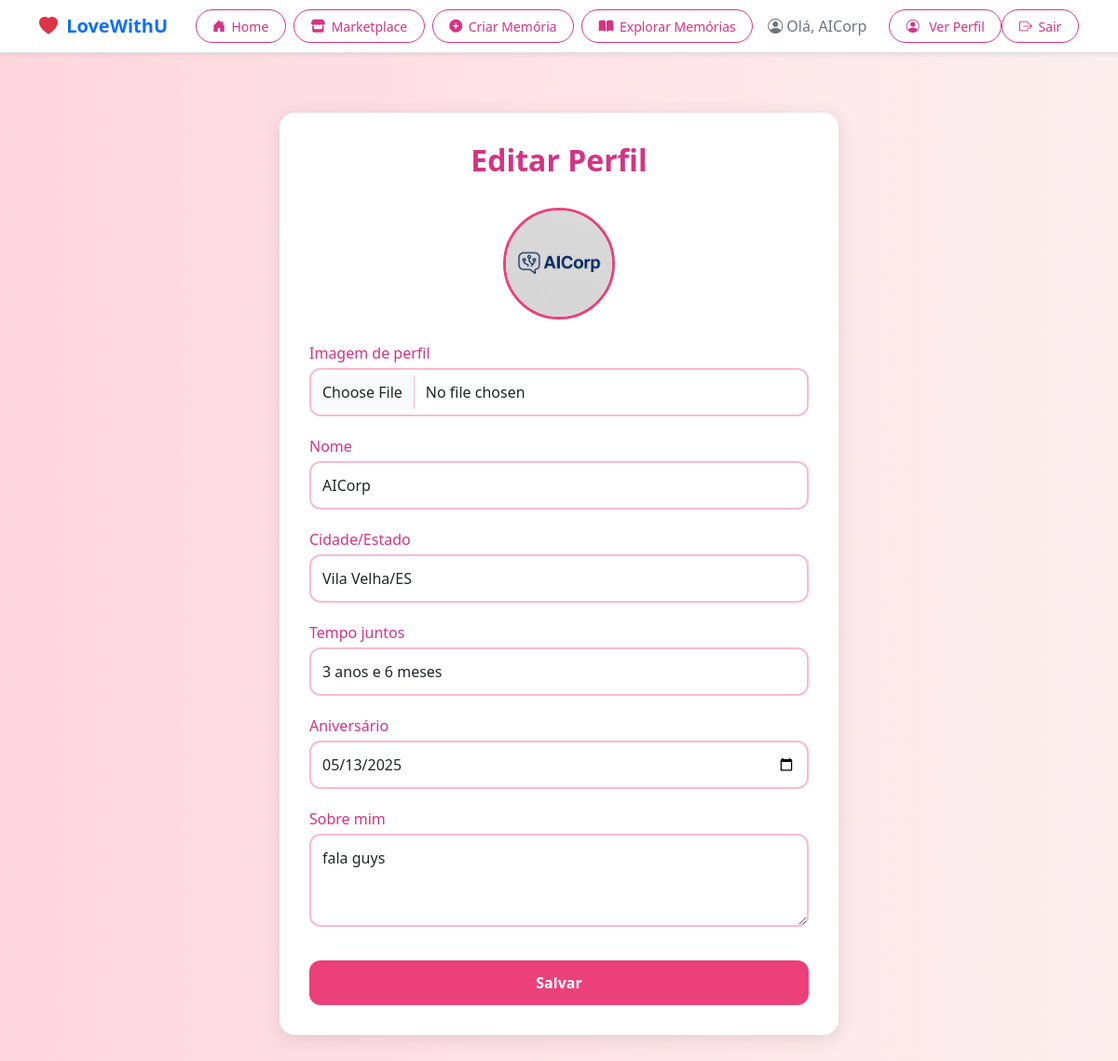
/editar_perfil (signed in), run on the app's committed database.
### app/models.py (models this page shows, shortened)
class User(UserMixin, db.Model):
    id: so.Mapped[int] = so.mapped_column(primary_key=True)
    name: so.Mapped[str] = so.mapped_column(sa.String(64))
    username: so.Mapped[str] = so.mapped_column(sa.String(64), unique=True, index=True)
    email: so.Mapped[str] = so.mapped_column(sa.String(120), unique=True, index=True)
    password_hash: so.Mapped[Optional[str]] = so.mapped_column(sa.String(256))
    profile_img: so.Mapped[Optional[str]] = so.mapped_column(sa.String(128))
    cidade_estado: so.Mapped[Optional[str]] = so.mapped_column(sa.String(100))
    tempo_juntos: so.Mapped[Optional[str]] = so.mapped_column(sa.String(100))
    aniversario: so.Mapped[Optional[datetime]] = so.mapped_column(sa.Date())
    about_me: so.Mapped[Optional[str]] = so.mapped_column(sa.String(140))
    last_seen: so.Mapped[Optional[datetime]] = so.mapped_column(default=lambda: datetime.now(timezone.utc))
    posts: so.Mapped[list['Post']] = so.relationship(back_populates='author', cascade='all, delete-orphan')

### app/routes.py (the view)
@app.route('/editar_perfil', methods=['GET', 'POST'])
@login_required
def editar_perfil():
    form = EditarPerfilForm()
    if form.validate_on_submit():
        current_user.name = form.nome.data
        current_user.cidade_estado = form.cidade_estado.data
        current_user.tempo_juntos = form.tempo_juntos.data
        current_user.aniversario = form.aniversario.data
        current_user.about_me = form.about_me.data  # corrigido aqui
        if form.profile_img.data:
            filename = secure_filename(form.profile_img.data.filename)
            path = os.path.join(app.root_path, 'static', 'uploads')
            os.makedirs(path, exist_ok=True)
            form.profile_img.data.save(os.path.join(path, filename))
            current_user.profile_img = filename
        db.session.commit()
        flash('Alterações salvas com sucesso!')
        return redirect(url_for('user', username=current_user.username))
    elif request.method == 'GET':
        form.nome.data = current_user.name
        form.cidade_estado.data = current_user.cidade_estado
        form.tempo_juntos.data = current_user.tempo_juntos
        form.aniversario.data = current_user.aniversario
        form.about_me.data = current_user.about_me  # corrigido aqui
    return render_template('editar_perfil.html', form=form, user=current_user)

### app/forms.py
class EditarPerfilForm(FlaskForm):
    nome = StringField('Nome', validators=[DataRequired(), Length(min=2, max=64)])
    cidade_estado = StringField('Cidade/Estado')
    tempo_juntos = StringField('Tempo juntos')
    aniversario = DateField('Aniversário', format='%Y-%m-%d')
    about_me = TextAreaField('Sobre mim', validators=[Length(min=0, max=140)])
    profile_img = FileField('Imagem de perfil', validators=[FileAllowed(['jpg', 'png', 'jpeg'])])
    submit = SubmitField('Salvar')

### app/models.py (called while the page is built)
@login.user_loader
def load_user(user_id):
    return db.session.get(User, int(user_id))

### app/routes.py (called while the page is built)
@app.before_request
def before_request():
    if current_user.is_authenticated:
        current_user.last_seen = datetime.now(timezone.utc)
        db.session.commit()

### app/templates/editar_perfil.html (shortened to what this page needs)
{% extends 'base.html' %}
{% block content %}
<div class="perfil-card">
    <h2>Editar Perfil</h2>
<form method="POST" enctype="multipart/form-data">
    <img src="{{ url_for('static', filename='img/perfil_padrao.png') if not user.profile_img else url_for('static', filename='uploads/' + user.profile_img) }}" alt="Imagem de Perfil" class="perfil-img" id="imgPreview">
    <div class="mb-3">
        {{ form.profile_img.label(class="form-label") }}
        {{ form.profile_img(class="form-control file-input", onchange="previewImage(event)") }}
    </div>
    <div class="mb-3">
        {{ form.nome.label(class="form-label") }}
        {{ form.nome(class="form-control", placeholder="Seu nome completo") }}
    </div>
    <div class="mb-3">
        {{ form.cidade_estado.label(class="form-label") }}
        {{ form.cidade_estado(class="form-control", placeholder="Cidade/Estado") }}
    </div>
    <div class="mb-3">
        {{ form.tempo_juntos.label(class="form-label") }}
        {{ form.tempo_juntos(class="form-control", placeholder="Ex: 2 anos e 3 meses") }}
    </div>
    <div class="mb-3">
        {{ form.aniversario.label(class="form-label") }}
        {{ form.aniversario(class="form-control") }}
    </div>
    <div class="mb-3">
        {{ form.about_me.label(class="form-label") }}
        {{ form.about_me(class="form-control", rows="3", placeholder="Escreva algo sobre você...") }}
    </div>
    {{ form.submit(class="btn btn-success") }}
</form>
</div>
{% endblock %}

### app/templates/base.html (shortened to what this page needs)
<!doctype html>
<html lang="pt-br">
<head>
  <link href="https://cdn.jsdelivr.net/npm/bootstrap@5.3.3/dist/css/bootstrap.min.css" rel="stylesheet">
  <link href="https://cdn.jsdelivr.net/npm/bootstrap-icons@1.10.5/font/bootstrap-icons.css" rel="stylesheet">
  <link rel="stylesheet" href="https://cdnjs.cloudflare.com/ajax/libs/font-awesome/6.0.0-beta3/css/all.min.css">
</head>
<body style="background-color: #fef6f9;">
  <nav class="navbar navbar-expand-lg navbar-light bg-white border-bottom shadow-sm">
    <div class="container">
      <a class="navbar-brand fw-bold text-primary" href="{{ url_for('index') }}">
        <i class="bi bi-heart-fill text-danger me-1"></i> LoveWithU
      </a>
      <div class="collapse navbar-collapse" id="navMenu">
        <ul class="navbar-nav ms-auto align-items-center">
          <li class="nav-item me-2">
            <a class="nav-btn nav-btn-outline {% if request.endpoint == 'home' %}active{% endif %}"
              href="{{ url_for('home') }}">
              <i class="bi bi-house-door-fill"></i> Home
            </a>
          </li>
          <li class="nav-item me-2">
            <a class="nav-btn nav-btn-outline {% if request.endpoint == 'marketplace' %}active{% endif %}"
              href="{{ url_for('marketplace') }}">
              <i class="fas fa-store"></i> Marketplace
            </a>
          </li>
          {% if current_user.is_authenticated %}
            <li class="nav-item me-2">
              <a class="nav-btn nav-btn-outline {% if request.endpoint == 'criar_memoria' %}active{% endif %}"
                href="{{ url_for('criar_memoria') }}">
                <i class="fas fa-plus-circle"></i> Criar Memória
              </a>
            </li>
            <li class="nav-item me-2">
              <a class="nav-btn nav-btn-outline {% if request.endpoint == 'explorar_memorias' %}active{% endif %}"
                href="{{ url_for('explorar_memorias') }}">
                <i class="fas fa-book-open"></i> Explorar Memórias
              </a>
            </li>
            <li class="nav-item me-3">
              <a class="nav-link text-secondary d-flex align-items-center" href="{{ url_for('index') }}">
                <i class="bi bi-person-circle me-1"></i> Olá, {{ current_user.name }}
              </a>
            </li>
            <li class="nav-item">
              <a class="nav-btn nav-btn-outline {% if request.endpoint == 'user' %}active{% endif %}"
                href="{{ url_for('user', username=current_user.username) }}">
                <i class="bi bi-person-circle me-1"></i> Ver Perfil
              </a>
            </li>
            <li class="nav-item">
              <a class="nav-btn nav-btn-outline {% if request.endpoint == 'logout' %}active{% endif %}"
                href="{{ url_for('logout') }}">
                <i class="bi bi-box-arrow-right"></i> Sair
              </a>
            </li>
          {% endif %}
        </ul>
      </div>
    </div>
  </nav>
  <div class="container">
    {% block content %}{% endblock %}
  </div>
</body>
</html>

### app/templates/base.html (style rules this page uses)
.nav-btn { border-radius: 50px; padding: 0.4rem 1.1rem; font-size: 0.875rem; text-decoration: none !important; transition: all 0.2s ease-in-out; display: inline-flex; align-items: center; gap: 0.4rem; }
.nav-btn-outline { color: #d63384; border: 1px solid #d63384; background-color: transparent; }

### app/templates/editar_perfil.html (style rules this page uses)
body { background: linear-gradient(to right, #ffd6e0, #fcefee); }
.perfil-card { max-width: 600px; margin: 4rem auto; padding: 2rem; background: #fff; border-radius: 1rem; box-shadow: 0 4px 20px rgba(0,0,0,0.1); text-align: center; }
.perfil-card h2 { color: #d63384; font-weight: 700; margin-bottom: 2rem; }
.perfil-img { width: 120px; height: 120px; border-radius: 50%; object-fit: cover; border: 3px solid #ec407a; margin-bottom: 1.5rem; }
.form-label { color: #d63384; font-weight: 500; text-align: left; display: block; margin-bottom: 0.25rem; }
.form-control { border: 2px solid #f8bbd0; border-radius: 0.75rem; padding: 0.75rem; margin-bottom: 1.25rem; width: 100%; transition: border-color .3s, box-shadow .3s; }
.btn-success { background-color: #ec407a; border: none; padding: 0.75rem; font-weight: 600; border-radius: 0.75rem; width: 100%; color: #fff; margin-top: 1rem; }

### data on the page
User: name "AICorp", profile_img (picture), cidade_estado "Vila Velha/ES", tempo_juntos "3 anos e 6 meses", aniversario "05/13/2025", about_me "fala guys"
